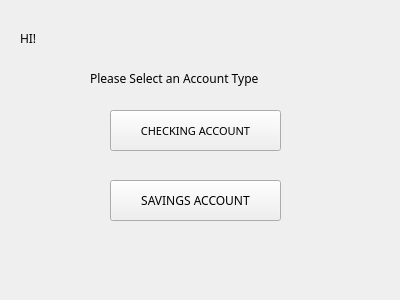
<?xml version="1.0" encoding="UTF-8"?>
<ui version="4.0">
 <class>withdrawAccType</class>
 <widget class="QWidget" name="withdrawAccType">
  <property name="geometry">
   <rect>
    <x>0</x>
    <y>0</y>
    <width>400</width>
    <height>300</height>
   </rect>
  </property>
  <property name="windowTitle">
   <string>Form</string>
  </property>
  <widget class="QPushButton" name="pushButton">
   <property name="geometry">
    <rect>
     <x>110</x>
     <y>110</y>
     <width>171</width>
     <height>41</height>
    </rect>
   </property>
   <property name="font">
    <font>
     <family>Eras Bold ITC</family>
     <pointsize>8</pointsize>
    </font>
   </property>
   <property name="text">
    <string>CHECKING ACCOUNT</string>
   </property>
  </widget>
  <widget class="QPushButton" name="pushButton_2">
   <property name="geometry">
    <rect>
     <x>110</x>
     <y>180</y>
     <width>171</width>
     <height>41</height>
    </rect>
   </property>
   <property name="font">
    <font>
     <family>Eras Bold ITC</family>
    </font>
   </property>
   <property name="text">
    <string>SAVINGS ACCOUNT</string>
   </property>
  </widget>
  <widget class="QLabel" name="label">
   <property name="geometry">
    <rect>
     <x>90</x>
     <y>70</y>
     <width>211</width>
     <height>16</height>
    </rect>
   </property>
   <property name="font">
    <font>
     <family>Franklin Gothic Demi</family>
     <pointsize>9</pointsize>
    </font>
   </property>
   <property name="text">
    <string>Please Select an Account Type</string>
   </property>
  </widget>
  <widget class="QLabel" name="label_2">
   <property name="geometry">
    <rect>
     <x>20</x>
     <y>30</y>
     <width>31</width>
     <height>16</height>
    </rect>
   </property>
   <property name="font">
    <font>
     <family>Franklin Gothic Demi</family>
    </font>
   </property>
   <property name="text">
    <string>HI!</string>
   </property>
  </widget>
  <widget class="QLabel" name="label_3">
   <property name="geometry">
    <rect>
     <x>50</x>
     <y>30</y>
     <width>55</width>
     <height>16</height>
    </rect>
   </property>
   <property name="text">
    <string/>
   </property>
  </widget>
 </widget>
 <resources/>
 <connections/>
</ui>
